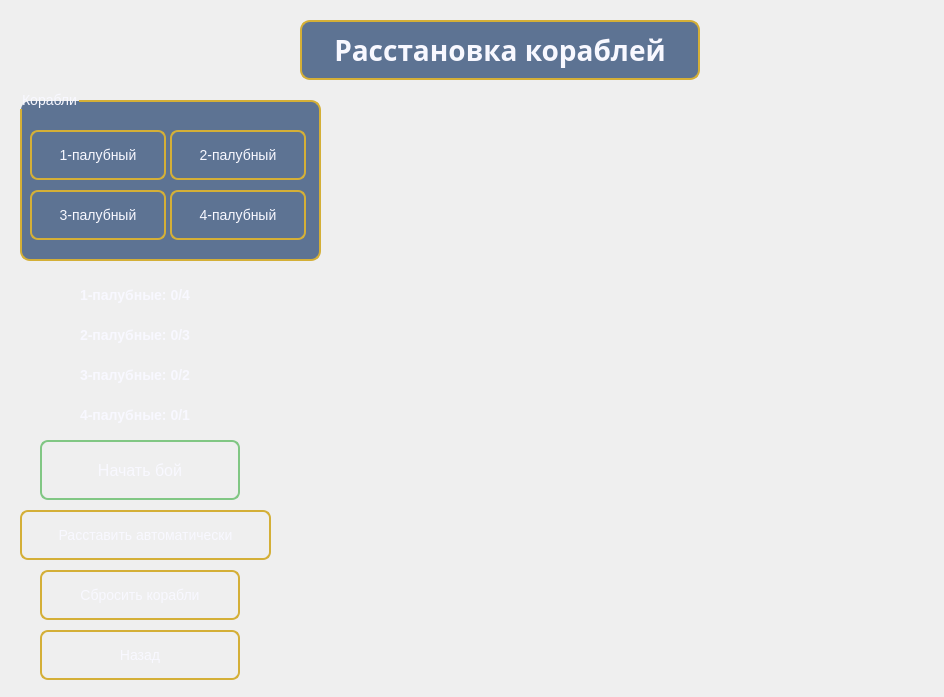
<?xml version="1.0" encoding="UTF-8"?>
<ui version="4.0">
 <class>ShipPlacementWindow</class>
 <widget class="QDialog" name="ShipPlacementWindow">
  <property name="geometry">
   <rect>
    <x>0</x>
    <y>0</y>
    <width>944</width>
    <height>697</height>
   </rect>
  </property>
  <property name="windowTitle">
   <string>Расстановка кораблей</string>
  </property>
  <property name="styleSheet">
   <string notr="true">
QDialog {
    background-color: qlineargradient(x1:0, y1:0, x2:1, y2:1,
                                    stop:0 #0a2463, stop:1 #3e92cc);
}

QLabel {
    color: #f8f8ff;
    font-family: &quot;Arial Rounded MT Bold&quot;;
    text-shadow: 1px 1px 2px rgba(0, 0, 0, 0.5);
}

QLabel#labelTitle {
    font-size: 28px;
    font-weight: bold;
    color: #f8f8ff;
    background-color: rgba(30, 61, 107, 0.7);
    border-radius: 10px;
    padding: 5px 10px;
    border: 2px solid #d4af37;
}

QLabel#labelShip1Count,
QLabel#labelShip2Count,
QLabel#labelShip3Count,
QLabel#labelShip4Count {
    font-size: 14px;
    color: #f8f8ff;
    font-weight: bold;
}

QPushButton {
    background-color: qlineargradient(x1:0, y1:0, x2:0, y2:1,
                                    stop:0 #1e3d6b, stop:1 #0a2463);
    border: 2px solid #d4af37;
    border-radius: 8px;
    padding: 8px 16px;
    font-family: &quot;Arial Rounded MT Bold&quot;;
    font-size: 14px;
    color: #f8f8ff;
    min-width: 100px;
    min-height: 30px;
}

QPushButton:hover {
    background-color: qlineargradient(x1:0, y1:0, x2:0, y2:1,
                                    stop:0 #3a5f8c, stop:1 #1e3d6b);
}

QPushButton:pressed {
    background-color: qlineargradient(x1:0, y1:0, x2:0, y2:1,
                                    stop:0 #0a2463, stop:1 #1e3d6b);
}

QGroupBox {
    background-color: rgba(30, 61, 107, 0.7);
    border: 2px solid #d4af37;
    border-radius: 10px;
    font-family: &quot;Arial Rounded MT Bold&quot;;
    font-size: 14px;
    color: #f8f8ff;
    padding-top: 15px;
    margin-top: 10px;
}

QPushButton#btnStartBattle {
    min-width: 120px;
    min-height: 40px;
    font-size: 16px;
    background-color: qlineargradient(x1:0, y1:0, x2:0, y2:1,
                                    stop:0 #4CAF50, stop:1 #2E7D32);
    border: 2px solid #81C784;
}

QPushButton#btnStartBattle:hover {
    background-color: qlineargradient(x1:0, y1:0, x2:0, y2:1,
                                    stop:0 #66BB6A, stop:1 #388E3C);
}

QPushButton#btnStartBattle:pressed {
    background-color: qlineargradient(x1:0, y1:0, x2:0, y2:1,
                                    stop:0 #2E7D32, stop:1 #1B5E20);
}
   </string>
  </property>
  <widget class="QLabel" name="labelTitle">
   <property name="geometry">
    <rect>
     <x>300</x>
     <y>20</y>
     <width>400</width>
     <height>60</height>
    </rect>
   </property>
   <property name="font">
    <font>
     <family>Arial Rounded MT Bold</family>
     <pointsize>-1</pointsize>
     <bold>true</bold>
    </font>
   </property>
   <property name="text">
    <string>Расстановка кораблей</string>
   </property>
   <property name="alignment">
    <set>Qt::AlignmentFlag::AlignCenter</set>
   </property>
  </widget>
  <widget class="QGroupBox" name="groupBox">
   <property name="geometry">
    <rect>
     <x>20</x>
     <y>90</y>
     <width>301</width>
     <height>171</height>
    </rect>
   </property>
   <property name="title">
    <string>Корабли</string>
   </property>
   <widget class="QPushButton" name="btnShip1">
    <property name="geometry">
     <rect>
      <x>10</x>
      <y>40</y>
      <width>136</width>
      <height>50</height>
     </rect>
    </property>
    <property name="text">
     <string>1-палубный</string>
    </property>
   </widget>
   <widget class="QPushButton" name="btnShip2">
    <property name="geometry">
     <rect>
      <x>150</x>
      <y>40</y>
      <width>136</width>
      <height>50</height>
     </rect>
    </property>
    <property name="text">
     <string>2-палубный</string>
    </property>
   </widget>
   <widget class="QPushButton" name="btnShip3">
    <property name="geometry">
     <rect>
      <x>10</x>
      <y>100</y>
      <width>136</width>
      <height>50</height>
     </rect>
    </property>
    <property name="text">
     <string>3-палубный</string>
    </property>
   </widget>
   <widget class="QPushButton" name="btnShip4">
    <property name="geometry">
     <rect>
      <x>150</x>
      <y>100</y>
      <width>136</width>
      <height>50</height>
     </rect>
    </property>
    <property name="text">
     <string>4-палубный</string>
    </property>
   </widget>
  </widget>
  <widget class="QLabel" name="labelShip1Count">
   <property name="geometry">
    <rect>
     <x>80</x>
     <y>280</y>
     <width>200</width>
     <height>30</height>
    </rect>
   </property>
   <property name="text">
    <string>1-палубные: 0/4</string>
   </property>
  </widget>
  <widget class="QLabel" name="labelShip2Count">
   <property name="geometry">
    <rect>
     <x>80</x>
     <y>320</y>
     <width>200</width>
     <height>30</height>
    </rect>
   </property>
   <property name="text">
    <string>2-палубные: 0/3</string>
   </property>
  </widget>
  <widget class="QLabel" name="labelShip3Count">
   <property name="geometry">
    <rect>
     <x>80</x>
     <y>360</y>
     <width>200</width>
     <height>30</height>
    </rect>
   </property>
   <property name="text">
    <string>3-палубные: 0/2</string>
   </property>
  </widget>
  <widget class="QLabel" name="labelShip4Count">
   <property name="geometry">
    <rect>
     <x>80</x>
     <y>400</y>
     <width>200</width>
     <height>30</height>
    </rect>
   </property>
   <property name="text">
    <string>4-палубные: 0/1</string>
   </property>
  </widget>
  <widget class="QWidget" name="gridLayoutWidget">
   <property name="geometry">
    <rect>
     <x>339</x>
     <y>100</y>
     <width>591</width>
     <height>541</height>
    </rect>
   </property>
   <layout class="QGridLayout" name="gridLayoutField">
    <property name="spacing">
     <number>4</number>
    </property>
   </layout>
  </widget>
  <widget class="QPushButton" name="btnStartBattle">
   <property name="geometry">
    <rect>
     <x>40</x>
     <y>440</y>
     <width>200</width>
     <height>60</height>
    </rect>
   </property>
   <property name="text">
    <string>Начать бой</string>
   </property>
  </widget>
  <widget class="QPushButton" name="btnBackToMainMenu">
   <property name="geometry">
    <rect>
     <x>40</x>
     <y>630</y>
     <width>200</width>
     <height>50</height>
    </rect>
   </property>
   <property name="text">
    <string>Назад</string>
   </property>
  </widget>
  <widget class="QPushButton" name="btnResetShips">
   <property name="geometry">
    <rect>
     <x>40</x>
     <y>570</y>
     <width>200</width>
     <height>50</height>
    </rect>
   </property>
   <property name="text">
    <string>Сбросить корабли</string>
   </property>
  </widget>
  <widget class="QPushButton" name="btnAutoPlaceShips">
   <property name="geometry">
    <rect>
     <x>20</x>
     <y>510</y>
     <width>251</width>
     <height>50</height>
    </rect>
   </property>
   <property name="text">
    <string>Расставить автоматически</string>
   </property>
  </widget>
 </widget>
 <resources/>
 <connections/>
</ui>
